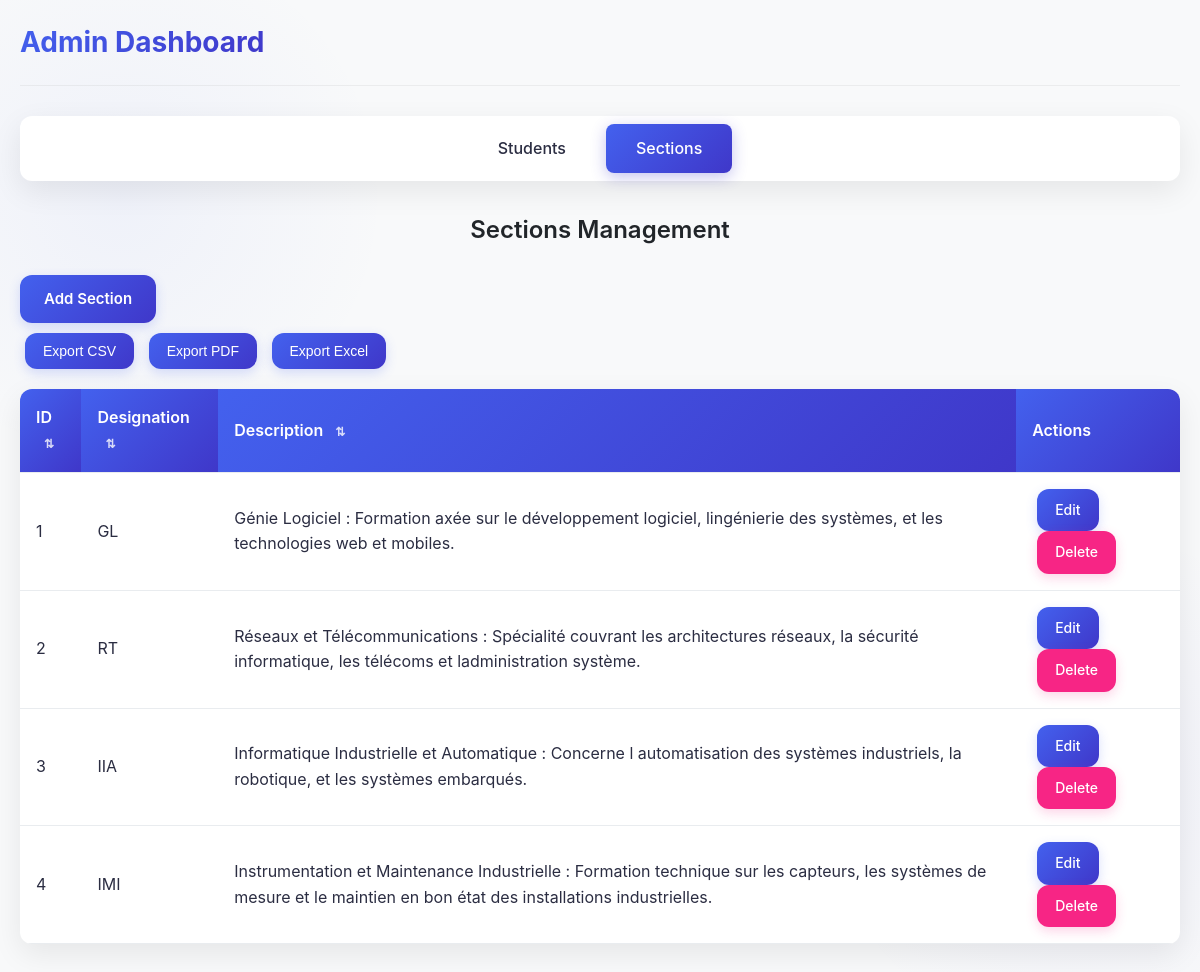
Screenshot of /admin.php?tab=sections with the database file from the repository.
### tables this page shows
CREATE TABLE section (
    id INT PRIMARY KEY,
    designation VARCHAR(10) NOT NULL,
    description TEXT NOT NULL
);

### Section.php (called while the page is built, shortened)
<?php
class Section {
    private $pdo;
    public function __construct($pdo) {
        $this->pdo = $pdo;
    }
    public function getAll() {
        $stmt = $this->pdo->query("SELECT * FROM section");
        return $stmt->fetchAll();
    }
}
?>

### admin.php (the view, shortened to what this page needs)
<?php
require 'database.php';
require 'Section.php';
$studentModel = new Student($pdo);
$sectionModel = new Section($pdo);
$currentTab = $_GET['tab'] ?? 'students';
$students = $studentModel->getAll();
$sections = $sectionModel->getAll();
require_once 'export.php';
?>
<!DOCTYPE html>
<html>
<head>
    <link rel="stylesheet" href="admin.css">
</head>
<body>
    <div class="header">
        <h1>Admin Dashboard</h1>
    </div>
    <div class="tabs">
        <a href="?tab=students" class="tab <?= $currentTab === 'students' ? 'active' : '' ?>">Students</a>
        <a href="?tab=sections" class="tab <?= $currentTab === 'sections' ? 'active' : '' ?>">Sections</a>
    </div>
    <?php if ($currentTab === 'students'): ?>
        <h2>Students Management</h2>
        <a href="student_form.php" class="action-btn btn-primary add-btn">Add Student</a>
        <div class="export-buttons" style="margin: 10px 0; text-align: left;">
            <button class="action-btn btn-primary" id="exportCsv">Export CSV</button>
            <button class="action-btn btn-primary" id="exportPdf">Export PDF</button>
            <button class="action-btn btn-primary" id="exportExcel">Export Excel</button>
        </div>
        <table>
            <thead>
                <tr>
                    <th>ID
                        <a href='?tab=students&sort_column=id&sort_order=asc' class='sort-btn'>&#8645;</a>
                    </th>
                    <th>Name
                        <a href='?tab=students&sort_column=Name&sort_order=asc' class='sort-btn'>&#8645;</a>
                    </th>
                    <th>Birthdate
                        <a href='?tab=students&sort_column=birthday&sort_order=asc' class='sort-btn'>&#8645;</a>
                    </th>
                    <th>Section
                        <a href='?tab=students&sort_column=section_name&sort_order=asc' class='sort-btn'>&#8645;</a>
                    </th>
                    <th>Details</th>
                    <th>Actions</th>
                </tr>
            </thead>
            <tbody>
                <?php foreach ($students as $student): ?>
                <tr>
                    <td><?= htmlspecialchars($student['id']) ?></td>
                    <td><?= htmlspecialchars($student['Name']) ?></td>
                    <td><?= htmlspecialchars($student['birthday']) ?></td>
                    <td><?= htmlspecialchars($student['section_name']) ?></td>
                    <td><a href='detailEtudiant.php?id=<?= $student['id'] ?>' class='details-link'>></a></td>
                    <td>
                        <a href="student_form.php?id=<?= $student['id'] ?>" class="action-btn btn-primary">Edit</a>
                        <a href="?tab=students&delete_id=<?= $student['id'] ?>" class="action-btn btn-danger"
                           onclick="return confirm('Are you sure you want to delete this student?')">Delete</a>
                    </td>
                </tr>
                <?php endforeach; ?>
            </tbody>
        </table>
    <?php else: ?>
        <h2>Sections Management</h2>
        <a href="section_form.php" class="action-btn btn-primary add-btn">Add Section</a>
        <div class="export-buttons" style="margin: 10px 0; text-align: left;">
            <button class="action-btn btn-primary" id="exportCsv">Export CSV</button>
            <button class="action-btn btn-primary" id="exportPdf">Export PDF</button>
            <button class="action-btn btn-primary" id="exportExcel">Export Excel</button>
        </div>
        <table>
                <tr>
                    <th>ID
                        <a href='?tab=sections&sort_column=id&sort_order=asc' class='sort-btn'>&#8645;</a>
                    </th>
                    <th>Designation
                        <a href='?tab=sections&sort_column=designation&sort_order=asc' class='sort-btn'>&#8645;</a>
                    </th>
                    <th>Description
                        <a href='?tab=sections&sort_column=description&sort_order=asc' class='sort-btn'>&#8645;</a>
                    </th>
                    <th>Actions</th>
                </tr>
            <tbody>
                <?php foreach ($sections as $section): ?>
                <tr>
                    <td><?= htmlspecialchars($section['id']) ?></td>
                    <td><?= htmlspecialchars($section['designation']) ?></td>
                    <td><?= htmlspecialchars($section['description']) ?></td>
                    <td>
                        <a href="section_form.php?id=<?= $section['id'] ?>" class="action-btn btn-primary">Edit</a>
                        <a href="?tab=sections&delete_id=<?= $section['id'] ?>" class="action-btn btn-danger"
                           onclick="return confirm('Are you sure you want to delete this section?')">Delete</a>
                    </td>
                </tr>
                <?php endforeach; ?>
            </tbody>
        </table>
    <?php endif; ?>
</body>
</html>

### admin.css (style rules this page uses)
:root { --primary-color: #4361ee; --primary-dark: #3a56d4; --secondary-color: #3f37c9; --error-color: #f72585; --success-color: #4cc9f0; --light-color: #f8f9fa; --dark-color: #212529; --text-color: #2b2d42; --border-radius: 12px; --box-shadow: 0 10px 30px rgba(0, 0, 0, 0.08); --transition: all 0.3s cubic-bezier(0.25, 0.8, 0.25, 1); --gradient: linear-gradient(135deg, #4361ee 0%, #3f37c9 100%); }
* { margin: 0; padding: 0; box-sizing: border-box; }
body { font-family: 'Inter', -apple-system, BlinkMacSystemFont, 'Segoe UI', Roboto, Oxygen, Ubuntu, Cantarell, sans-serif; background-color: #f8f9fa; color: var(--text-color); line-height: 1.6; padding: 20px; background-image: radial-gradient(circle at 10% 20%, rgba(67, 97, 238, 0.05) 0%, transparent 20%), radial-gradient(circle at 90% 80%, rgba(63, 55, 201, 0.05) 0%, transparent 20%); }
.header { display: flex; justify-content: space-between; align-items: center; margin-bottom: 30px; padding-bottom: 20px; border-bottom: 1px solid rgba(0, 0, 0, 0.05); }
.header h1 { color: var(--dark-color); font-size: 28px; font-weight: 700; background: var(--gradient); -webkit-background-clip: text; background-clip: text; color: transparent; }
.tabs { display: flex; justify-content: center; margin-bottom: 30px; background: white; padding: 8px; border-radius: var(--border-radius); box-shadow: var(--box-shadow); }
.tab { padding: 12px 30px; margin: 0 5px; text-decoration: none; color: var(--text-color); font-weight: 500; border-radius: 8px; transition: var(--transition); position: relative; }
.tab.active { background: var(--gradient); color: white; box-shadow: 0 4px 15px rgba(63, 55, 201, 0.3); }
h2 { text-align: center; margin: 25px 0; color: var(--dark-color); font-size: 24px; font-weight: 600; }
.action-btn { padding: 10px 18px; margin: 0 5px; text-decoration: none; border-radius: var(--border-radius); font-size: 14px; font-weight: 500; transition: var(--transition); display: inline-flex; align-items: center; gap: 6px; }
.btn-primary { background: var(--gradient); color: white; border: none; box-shadow: 0 4px 12px rgba(67, 97, 238, 0.2); }
.btn-danger { background-color: var(--error-color); color: white; border: none; box-shadow: 0 4px 12px rgba(247, 37, 133, 0.2); }
.add-btn { display: inline-flex; width: auto; margin: 0; padding: 12px 24px; font-size: 15px; font-weight: 600; }
table { width: 100%; margin: 20px 0; border-collapse: separate; border-spacing: 0; background: white; border-radius: var(--border-radius); overflow: hidden; box-shadow: var(--box-shadow); animation: fadeIn 0.5s ease-out; }
th, td { padding: 16px; text-align: left; border-bottom: 1px solid #e9ecef; }
th { background: var(--gradient); color: white; font-weight: 600; position: sticky; top: 0; }
.sort-btn { color: white; text-decoration: none; margin-left: 8px; font-size: 12px; opacity: 0.8; transition: var(--transition); }

### rows the page displays
section: id "1", designation "GL", description "Génie Logiciel : Formation axée sur le développement logiciel, lingénierie des systèmes, et les technologies web et mobiles."
section: id "2", designation "RT", description "Réseaux et Télécommunications : Spécialité couvrant les architectures réseaux, la sécurité informatique, les télécoms et ladministration système."
section: id "3", designation "IIA", description "Informatique Industrielle et Automatique : Concerne l automatisation des systèmes industriels, la robotique, et les systèmes embarqués."
section: id "4", designation "IMI", description "Instrumentation et Maintenance Industrielle : Formation technique sur les capteurs, les systèmes de mesure et le maintien en bon état des installations industrielles."
